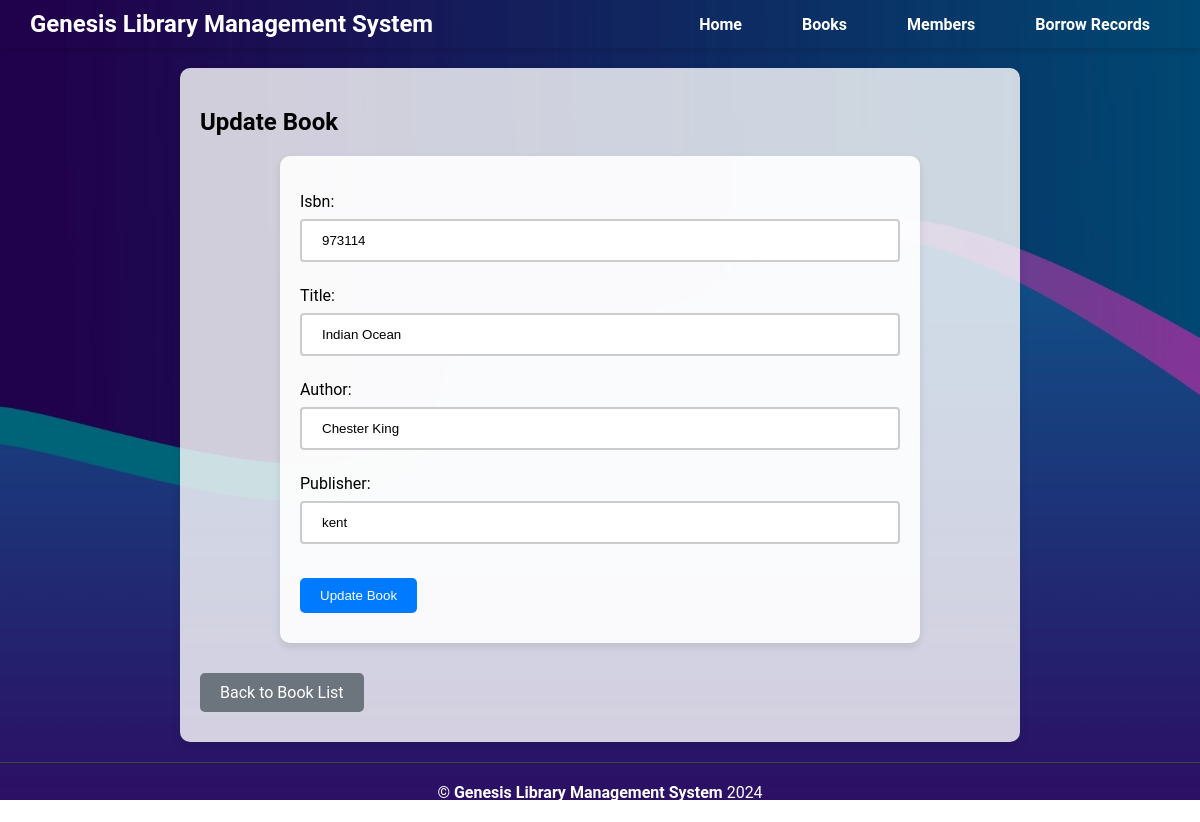
/update_book/973114/, run on the app's committed database.
### library/models.py (models this page shows, shortened)
class Book(models.Model):
    isbn = models.CharField(max_length=13, primary_key=True)
    title = models.CharField(max_length=200)
    author = models.CharField(max_length=100)
    publisher = models.CharField(max_length=100)

### library/views.py (the view)
# urls.py: path('update_book/<str:isbn>/', views.update_book, name='update_book'),
def update_book(request, isbn):
    book = get_object_or_404(Book, pk=isbn)
    if request.method == 'POST':
        form = BookForm(request.POST, instance=book)
        if form.is_valid():
            form.save()
            return redirect('book_list')
    else:
        form = BookForm(instance=book)
    return render(request, 'library/update_book.html', {'form': form})

### library/forms.py
class BookForm(forms.ModelForm):
    class Meta:
        model = Book
        fields = '__all__'

### library/templates/library/update_book.html (shortened to what this page needs)
{% extends 'library/base.html' %}
{% block content %}
<h2>Update Book</h2>
<form method="post" class="update-book-form">
    {{ form.as_p }}
    <button type="submit" class="submit-update-book-btn">Update Book</button>
</form>
<a href="{% url 'book_list' %}" class="back-update-book-btn">Back to Book List</a>
{% endblock %}

### data on the page
Book: isbn "973114", title "Indian Ocean", author "Chester King", publisher "kent"
